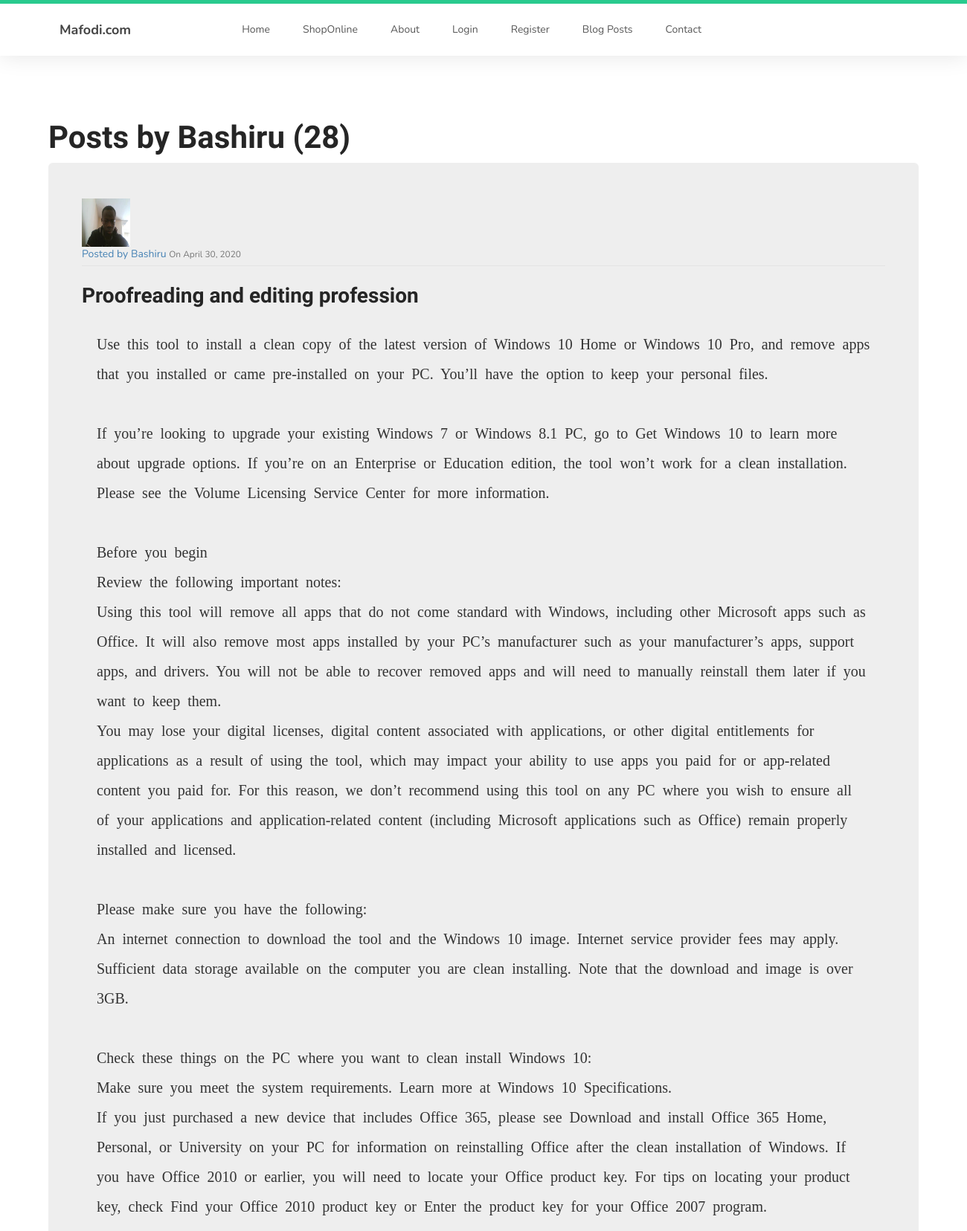
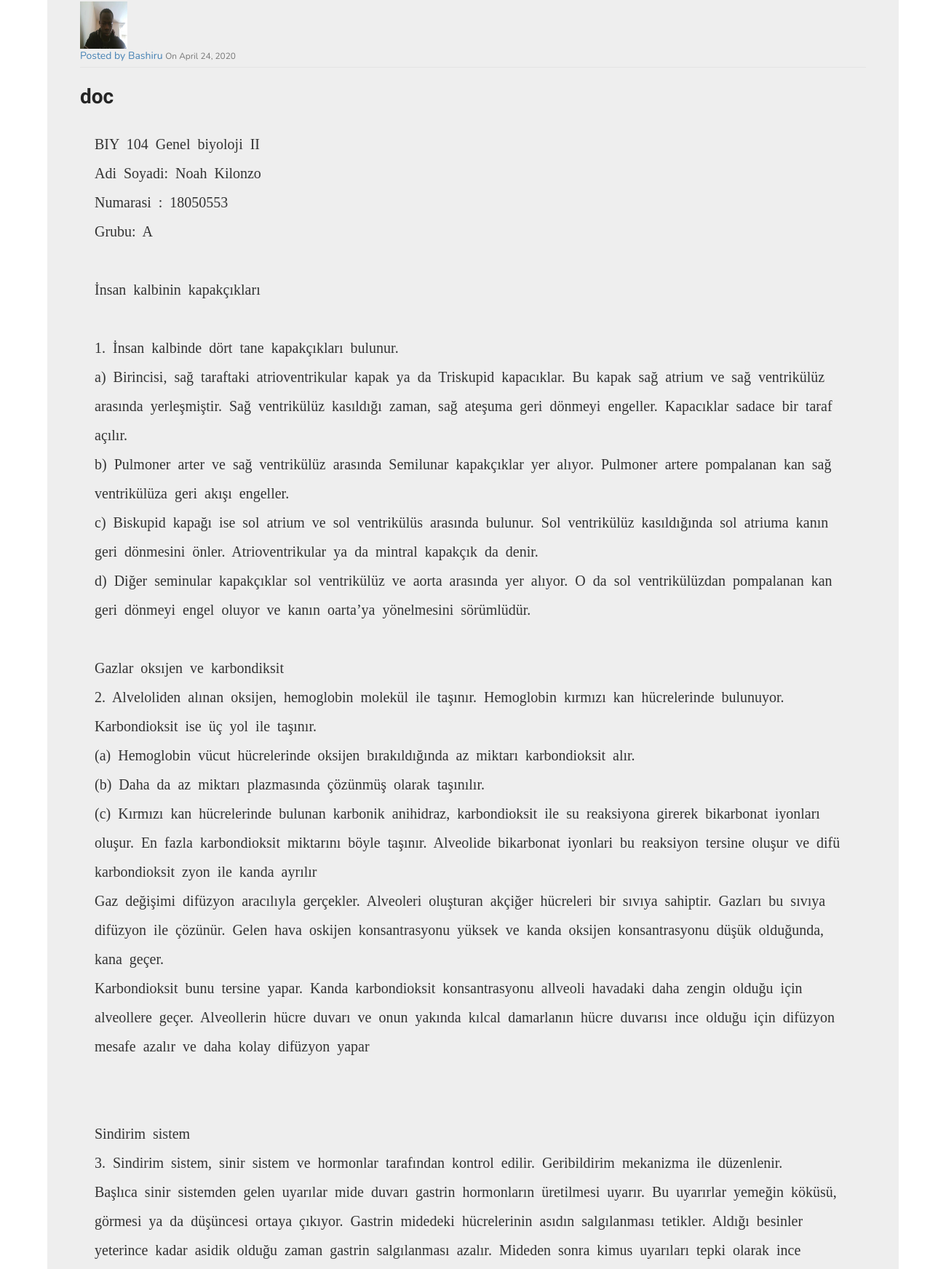
Screenshot of /user/Bashiru (upper part) with the database file from the repository (2 pictures, top to bottom).
### blog/models.py (models this page shows, shortened)
class post(models.Model):
    title = models.CharField(max_length=100)
    content = RichTextField(blank=True, null=True)
    date_posted = models.DateTimeField(default=timezone.now)
    author = models.ForeignKey(User, on_delete=models.CASCADE)

### user/models.py (models this page shows, shortened)
class profile(models.Model):
    user = models.OneToOneField(User, on_delete=models.CASCADE)
    image = models.ImageField(default='default.jpg', upload_to='profile_pics')

### blog/views.py (the view)
# urls.py: path('user/<str:username>', UserPostListView.as_view(), name='user-posts'),
class UserPostListView(ListView):
    model = post
    template_name = 'blog/user_posts.html'
    context_object_name = 'posts'
    ordering = ['date_posted']
    paginate_by = 6
    def get_queryset(self):
        user=get_object_or_404(User,username=self.kwargs.get('username'))
        return post.objects.filter(author=user).order_by('-date_posted')

### blog/templates/blog/user_posts.html (shortened to what this page needs)
{% extends "blog/base.html" %}
{% load crispy_forms_tags %}
{% load static  %}
    {% block content %}
    <h1 class="mb-3">Posts by {{ view.kwargs.username  }} ({{ page_obj.paginator.count }})</h1>
    <div class="jumbotron">
        <div class="row">
            <div class="col">
                {% for post in posts %}
                    <img class="rounded-circle  article-img" src="{{ post.author.profile.image.url}}">
                    <div class="media-body">
                        <div class="article-metadata">
                            <a class="mr-2" href="{% url 'user-posts' post.author.username %}">Posted by {{ post.author }}</a>
                            <small class="text-muted"> On {{ post.date_posted|date:"F d, Y "}}</small>
                        </div>
                        <h2><a class="article-title" href="{% url 'post-detail'  post.id %}">{{ post.title }}</a></h2>
                        <p class="article-content">{{ post.content }}</p>
                    </div>
                {% endfor %}
            </div>
        </div>
    </div>
    {% endblock content%}

### blog/static/blog/main.css (style rules this page uses)
html { position: relative; min-height: 100%; }
body { background: #fafafa; color: #333333; margin-top: 4rem; margin-bottom:150px; }
h1, h2, h3, h4, h5, h6 { color: #444444; }
.article-img { height: 65px; width: 65px; margin-right: 16px; }
.article-metadata { padding-bottom: 5px; margin-bottom: 4px; border-bottom: 1px solid #e3e3e3; }

### blog/static/blog/style.css (style rules this page uses)
html { font-size: 62.5%; box-sizing: border-box; }
body { font: 1.6rem Helvetica; height: 100vh; margin: 0; }
a { text-decoration: none; }
.mr-2 { color: steelblue; }
.article-content { padding:5px 20px 0; white-space: pre-line; width:80rem; color: #333; font-family:'Glyphicons Halflings'; word-spacing:5px; line-height:40px; font-size:20px !important; display:block; }
@media all and (min-width:500px) { .article-content { width:100%; } }

### blog/static/website/css/templatemo-style.css (style rules this page uses)
body { background: #ffffff; font-family: 'Nunito', sans-serif; overflow-x: hidden; padding-top: 70px; }
h1,h2,h3,h4,h5,h6 { font-family: 'Muli', sans-serif; font-weight: bold; line-height: inherit; }
h1 { color: #252525; font-size: 3em; line-height: normal; }
h2 { color: #353535; font-size: 2em; padding-bottom: 10px; }
p { color: #757575; font-size: 14px; font-weight: normal; line-height: 24px; }
html { -webkit-font-smoothing: antialiased; }
a { color: #252525; -webkit-transition: 0.5s; transition: 0.5s; text-decoration: none !important; }
a, input, button, .form-control { -webkit-transition: 0.5s; transition: 0.5s; }

### rows the page displays
post: author.profile.image (picture), author "Bashiru", date_posted "April 30, 2020", title "Proofreading and editing profession", content "Use this tool to install a clean copy of the latest version of Windows 10 Home or Windows 10 Pro, and remove apps that you installed or came pre-installed on your PC. You’ll have the option to keep your personal files. If you’re looking to upgrade your existing Windows 7 or Windows 8.1 PC, go to Get Windows 10 to learn more about upgrade options. If you’re on an Enterprise or Education edition, the tool won’t work for a clean installation. Please see the Volume Licensing Service Center for more information. Before you begin Review the following important notes: Using this tool will remove all apps that do not come standard with Windows, including other Microsoft apps such as Office. It will…"
post: author.profile.image (picture), author "Bashiru", date_posted "April 24, 2020", title "doc"

### other values shown
{{ view.kwargs.username }} "Bashiru"
{{ page_obj.paginator.count }} "28"
